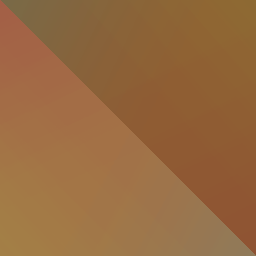
#> input picture src/main/resources/assets/mechanical/dashboard/colormap/dry_foliage.png, 256 x 256 px
$ python -i gen_tool_parts.py   (imports and definitions only)
#> lines starting #> are read from the running program, lines starting #| are printed output that depends on the picture
"""Dynamic tools look like their parts (docs/superpowers/specs/2026-11-26-dynamic-tools-design.md, "Utseende").
Run: python scripts/gen_tool_parts.py [--sheets <dir>]   (in the chain after gen_hold_displays, before gen_block_items)

Every dynamic tool's own 16x16 sprite (vanilla's from the client jar) is split into
- the head: everything that is not haft or binding;
- the haft: the wood palette (vanilla's stick browns, or the tool's own grip / handle colours in TOOLS), plus outline
  pixels that only touch haft (a hoe's dark haft edge);
- the binding zone: the sprite's own wrap pixels (the twine-coloured lashing of the stone tools, sickles, hammers), or
  where it has none, a 2-4 pixel wrap where the main haft enters the head (hand masks in TOOLS where that misreads).
One haft layer per rod and one zone layer per binding are recoloured from those pixels: each original shade, by its
luminance rank, takes the shade of the same rank in the part's ramp (taken from the part's own item texture), so the
drawn shading survives. items/<tool>.json becomes a minecraft:composite of head + select on custom_model_data string 0
(the rod's id path) + select on string 1 (the binding's), written by ToolParts.apply. Fallbacks are the original pixels
(asserted), so a tool never built at the Tool Station looks exactly as before. A sprite without a drawn wrap shows its
binding, the default one too, once the station names it; its fallback zone follows the rod (a select on the rod inside
the binding's fallback), so a bone rod never shows a stray wooden pixel at the head.
--sheets writes 8x sheets per tool (classification, every rod, every binding) to inspect.
"""
import json
import os
import sys
import zipfile
from pathlib import Path

from PIL import Image, ImageDraw

ROOT = Path(__file__).resolve().parent.parent
JAR = Path(os.environ.get("MECHANICAL_MC_JAR", ROOT / "build/moddev/artifacts/minecraft-patched-26.3.0.95-merged.jar"))
# [2 lines not run here, left out]
ASSETS = ROOT / "src/main/resources/assets"
ITEM_TEX = ASSETS / "mechanical/textures/item"
# [1 line that did not run here, left out]


def hexset(*cs):
    return {tuple(int(c[i:i + 2], 16) for i in (0, 2, 4)) for c in cs}


# the saws' ring handle: the binding is the joint where the blade's tang meets the ring
SAW = {"haft": hexset("493019", "90663a", "8b6237", "865e34", "7b552f", "76512c"), "zone_px": [(3, 10), (3, 11), (4, 11)]}
TONG_RINGS = [(4, 10), (6, 12)]  # the tongs' binding: a ring atop each leather grip
HOE_END = {"haft_px": [(2, 14), (3, 14)]}  # vanilla's hoe haft ends in two outline-coloured pixels
STICK = hexset("281e0b", "493615", "684e1e", "896727")
TWINE_WRAP = hexset("836f61", "9b8474", "a58c7c", "ac917f", "b79c89")
# the mod's leather (gen_bronzetools_textures.LEATHER): vanilla's leather item is orange hide, not a worn wrap
LEATHER = [(56, 32, 18), (84, 50, 28), (110, 70, 42), (140, 96, 60)]

# the Tool Rod is planed: redder and darker than the rough stick, with a light end-grain cap where it pokes through a head
PLANED, END_GRAIN = [(46, 28, 14), (78, 48, 22), (112, 72, 34), (146, 100, 48)], (184, 136, 76)

# part id path -> (tier, ramp source); a ramp is a list of colours dark to light
RODS = {"stick": (0, "minecraft:stick"), "tool_rod": (0, PLANED), "leather": (0, LEATHER),
        "bone_tool_rod": (1, "bone_tool_rod"), "copper_tool_rod": (1, "copper_tool_rod"),
        "bronze_tool_rod": (2, "bronze_tool_rod"), "iron_tool_rod": (3, "iron_tool_rod"), "steel_tool_rod": (4, "steel_tool_rod")}
BINDINGS = {"twine": 0, "cordage": 0, "hide_glue": 0, "leather": 0, "sinew": 0, "bronze_plate": 2, "iron_plate": 3,
            "steel_plate": 4, "iron_tool_rod": 3}  # part id path -> tier

# Binding colours (end line, shade, light, accent), set apart from the wood: every light is above the stick's lightest.
BIND = {"twine": [(96, 90, 78), (150, 144, 128), (225, 218, 196)],
        "cordage": [(96, 72, 44), (140, 108, 68), (206, 174, 122)],
        "leather": [(66, 34, 14), (112, 58, 26), (156, 86, 42), (228, 198, 142)],
        "sinew": [(126, 100, 56), (206, 180, 120), (248, 240, 212)],
        "hide_glue": [(108, 60, 12), (172, 106, 24), (226, 160, 48), (252, 214, 118)],
        "bronze_plate": [(72, 46, 16), (190, 140, 62), (242, 206, 126)],
        "iron_plate": [(46, 46, 52), (166, 168, 176), (226, 227, 231)],
        "steel_plate": [(28, 34, 44), (128, 144, 168), (202, 212, 226)],
        "iron_tool_rod": [(40, 40, 44), (148, 148, 154), (212, 212, 216)]}
WOOD = {"stick", "tool_rod", "leather"}

# (namespace, name, default binding, default rod, overrides) — the dynamic recipes of ToolStationRecipes.ALL.
# Overrides: haft = the haft colours instead of the stick's; wrap = extra wrap colours; haft_px / head_px / zone_px = hand mask
# pixels; wrap_size = length of a drawn-in wrap between its two end lines where the sprite has none; art_rod = the rod the sprite shows when it is
# not the default rod (a wooden haft drawn for an Iron Tool Rod, wooden sword grips drawn for Leather).
TOOLS = [
    ("mechanical", "crude_stone_pickaxe", "twine", "stick", {}),
    ("minecraft", "stone_pickaxe", "cordage", "tool_rod", {}),
    ("mechanical", "crude_stone_axe", "twine", "stick", {}),
    ("minecraft", "stone_axe", "cordage", "tool_rod", {}),
    ("mechanical", "flint_spear", "cordage", "tool_rod", {"spear": True}),
    ("mechanical", "tusk_dagger", "cordage", "leather", {"haft": hexset("5a3a22", "7c5434", "9a6b43"), "wrap": hexset("765636", "b5977d", "a68870")}),
    ("mechanical", "flint_sickle", "twine", "stick", {}),
    ("minecraft", "copper_pickaxe", "cordage", "tool_rod", {}),
    ("minecraft", "copper_axe", "cordage", "tool_rod", {}),
    ("minecraft", "copper_shovel", "cordage", "tool_rod", {}),
    ("minecraft", "copper_hoe", "cordage", "tool_rod", HOE_END),
    ("mechanical", "copper_knife", "twine", "stick", {"wrap_size": 2}),
    ("mechanical", "bronze_pickaxe", "cordage", "tool_rod", {}),
    ("mechanical", "bronze_axe", "cordage", "tool_rod", {}),
    ("mechanical", "bronze_shovel", "cordage", "tool_rod", {}),
    ("mechanical", "bronze_hoe", "cordage", "tool_rod", HOE_END),
    ("mechanical", "bronze_knife", "twine", "stick", {"wrap_size": 2}),
    ("mechanical", "bronze_saw", "twine", "stick", SAW),
    ("mechanical", "bronze_spear", "cordage", "tool_rod", {"spear": True}),
    ("mechanical", "bronze_sword", "cordage", "leather", {"haft": hexset("54321c", "6d4529", "8c603c", "382012"), "wrap_size": 2}),
    ("mechanical", "bronze_sickle", "twine", "stick", {}),
    ("mechanical", "bronze_tongs", "twine", "leather", {"haft": hexset("6c4529", "55321c"), "zone_px": TONG_RINGS}),
    ("mechanical", "bronze_chisel", "twine", "stick", {"haft": hexset("493019", "634323", "744f1e", "896136"), "wrap": hexset("ad8036")}),
    ("mechanical", "bronze_smithing_hammer", "cordage", "tool_rod", {}),
    ("mechanical", "bronze_quarry_hammer", "bronze_plate", "tool_rod", {}),
    ("mechanical", "bronze_ard", "bronze_plate", "tool_rod", {}),
    ("minecraft", "iron_pickaxe", "leather", "tool_rod", {}),
    ("minecraft", "iron_axe", "leather", "tool_rod", {}),
    ("minecraft", "iron_shovel", "leather", "tool_rod", {}),
    ("minecraft", "iron_hoe", "leather", "tool_rod", HOE_END),
    ("mechanical", "iron_knife", "leather", "stick", {"wrap_size": 2}),
    ("minecraft", "iron_sword", "cordage", "leather", {"wrap_size": 2, "art_rod": "stick"}),
    ("minecraft", "iron_spear", "cordage", "tool_rod", {"spear": True}),
    ("mechanical", "iron_smithing_hammer", "leather", "tool_rod", {}),
    ("mechanical", "steel_pickaxe", "iron_tool_rod", "tool_rod", {}),
    ("mechanical", "steel_axe", "iron_tool_rod", "tool_rod", {}),
    ("mechanical", "steel_shovel", "iron_tool_rod", "tool_rod", {}),
    ("mechanical", "steel_hoe", "iron_tool_rod", "tool_rod", HOE_END),
    ("mechanical", "steel_knife", "leather", "stick", {"wrap_size": 2}),
    ("mechanical", "steel_sword", "iron_tool_rod", "leather", {"wrap_size": 2, "art_rod": "stick"}),
    ("mechanical", "steel_spear", "iron_tool_rod", "tool_rod", {"spear": True}),
    ("mechanical", "steel_quarry_hammer", "steel_plate", "iron_tool_rod", {"haft_add": hexset("34200c"), "art_rod": "tool_rod"}),
    ("mechanical", "iron_saw", "leather", "stick", SAW),
    ("mechanical", "steel_saw", "leather", "stick", SAW),
    ("mechanical", "iron_sickle", "leather", "stick", {}),
    ("mechanical", "steel_sickle", "leather", "stick", {}),
    ("mechanical", "iron_chisel", "leather", "stick", {"haft": hexset("493019", "634323", "744f1e", "896136", "34200c"), "wrap": hexset("ad8036")}),
    ("mechanical", "steel_chisel", "leather", "stick", {"haft": hexset("493019", "634323", "744f1e", "896136", "34200c"), "wrap": hexset("ad8036")}),
    ("mechanical", "iron_tongs", "iron_tool_rod", "leather", {"haft": hexset("4c4e55", "393b41"), "zone_px": TONG_RINGS, "art_rod": "iron_tool_rod"}),
    ("mechanical", "iron_quarry_hammer", "iron_plate", "tool_rod", {"haft_add": hexset("34200c")}),
    ("mechanical", "steel_smithing_hammer", "iron_tool_rod", "tool_rod", {}),
]


def tier(name):
    return next((t for p, t in (("steel", 4), ("iron", 3), ("bronze", 2), ("copper", 1)) if name.startswith(p)), 0)


def lum(c):
    return 0.299 * c[0] + 0.587 * c[1] + 0.114 * c[2]


def texture(ref):
    if ref.startswith("minecraft:"):
        return Image.open(jar.open(f"assets/minecraft/textures/item/{ref[10:]}.png")).convert("RGBA")
    return Image.open(ITEM_TEX / f"{ref}.png").convert("RGBA")


def ramp(src):
    """The part's shades dark to light: its item texture's colours, or 5 luminance quantiles of a busy texture."""
    if isinstance(src, list):
        return src
    im = texture(src)
    px = [im.getpixel((x, y))[:3] for y in range(im.height) for x in range(im.width) if im.getpixel((x, y))[3] > 0]
    uniq = sorted(set(px), key=lum)
    if len(uniq) <= 6:
        return uniq
    px.sort(key=lum)
    return [px[int(q * (len(px) - 1))] for q in (0.03, 0.25, 0.5, 0.75, 0.97)]


# [49 lines left out: functions recolour, recolour_smooth, split, not called in this run]


def nb8(p, within):
    return [(p[0] + dx, p[1] + dy) for dx in (-1, 0, 1) for dy in (-1, 0, 1) if (dx or dy) and (p[0] + dx, p[1] + dy) in within]


# [81 lines left out: functions groups, junction, paint_wrap, layer, rod_layer, not called in this run]


def write_png(path, im):
    path.parent.mkdir(parents=True, exist_ok=True)
    im.save(path)


def write_json(path, data):
    path.parent.mkdir(parents=True, exist_ok=True)
    path.write_text(json.dumps(data, indent=2) + "\n", encoding="utf-8")


# [5 lines left out: function template_model, not called in this run]


def ref(path):
    return {"type": "minecraft:model", "model": f"mechanical:item/tool_parts/{path}"}


# [113 lines left out: functions select, build, sheet, walk, not called in this run]


BIND_DEFAULT = {n: b for _, n, b, *_ in TOOLS}


# ---- bows and fishing rods (spec addendum): no head on a haft, so zones by the sprite's own colours instead of split()
# A bow is string + grip + stave (custom_model_data strings 2, 1, 0), a fishing rod hook (fixed) + line + rod (strings 1, 0).
# Every frame (pulling, cast) gets its own layers; the arrow and the hook are never recoloured.
POLE = hexset("2a1e10", "2f2216", "3e2f1f", "5a4630", "7d6038", "a3834f")  # the bows' and rods' drawn wood
LINE = hexset("826655", "634e42", "534237", "a08470")  # the crude bow's string, the fishing line and the line wound on the reel
LINE_RAMP = {"cordage": BIND["cordage"], "sinew": BIND["sinew"], "string": [(150, 152, 156), (206, 208, 212), (246, 246, 248)]}
# a taut bowstring has no dark edge (a lone shade takes the light, two shade and light): cordage and sinew as the Crude Bow and the Yew
# Longbow draw them, twine a duller flax, spider silk near white
BOWSTRING = {"cordage": [(99, 78, 66), (130, 102, 85)], "sinew": [(190, 160, 104), (226, 196, 150)],
             "twine": [(150, 144, 128), (186, 178, 154)], "string": [(206, 208, 212), (246, 246, 248)]}
STAVE_RAMP = {"stick": "minecraft:stick", "bamboo": "minecraft:bamboo"}
BOW_FRAMES = ["", "_pulling_0", "_pulling_1", "_pulling_2"]
ROD_FRAMES = ["", "_cast"]
CROSSBOW_FRAMES = ["", "_pulling_0", "_pulling_1", "_pulling_2", "_arrow", "_firework"]  # model names; the first one's texture is *_standby
# crossbows (docs/superpowers/specs/2026-11-26-crossbows-design.md): the stock and string recoloured, the prod, stirrup, windlass and the
# loaded bolt or rocket never. Vanilla draws the string grey, so the Tool Station's Sinew gets a layer of its own ("drawn" is the sprite's).
CROSSBOW_WOOD = hexset("4d2e11", "2a1a09", "6d4218", "90581f", "b5732f", "3b240d", "1f1206", "482b10", "36200b")
CROSSBOW_GREY = hexset("444444", "6d6d6d", "969696", "979797")


# [15 lines left out: functions rod_zones, crossbow_zones, not called in this run]


def crude_bow_zones(x, y, c):
    return "string" if c in hexset("826655", "634e42") else "grip" if c in hexset("765636", "b5977d") else "rod" if c in POLE else "fixed"


def yew_zones(x, y, c):
    return "string" if c in hexset("e2c496") else "grip" if c in hexset("604228", "967046") else "fixed"


# name, frames, zone(x, y, colour) -> layer, the parts per slot (rod, binding[, string]) with the default first (its layer is the sprite's own)
RANGED = [
    ("crude_bow", BOW_FRAMES, crude_bow_zones, [["tool_rod", "stick"], ["twine", "cordage", "leather", "sinew"], ["cordage", "twine", "string", "sinew"]]),
    ("yew_longbow", BOW_FRAMES, yew_zones, [["yew_stave"], ["leather", "twine", "cordage", "sinew"], ["sinew", "twine", "cordage", "string"]]),
] + [(n, ROD_FRAMES, rod_zones, [["tool_rod", "stick", "bamboo"], ["twine", "cordage", "string", "sinew"]])
     for n in ("crude_fishing_rod", "bone_hook_fishing_rod", "bronze_hook_fishing_rod", "iron_hook_fishing_rod")] + [
    (n, CROSSBOW_FRAMES, crossbow_zones, [["tool_rod", "stick", "bone_tool_rod", "copper_tool_rod", "bronze_tool_rod", "iron_tool_rod"] + extra,
                                          ["drawn", "sinew", "twine", "cordage", "string"]])
    for n, extra in (("minecraft:crossbow", []), ("steel_crossbow", ["steel_tool_rod"]))]
SLOT_LAYER = ["rod", "grip", "string"]  # custom_model_data string index -> zone (a fishing rod's line is its "grip" slot)


# [96 lines left out: functions part_ramp, build_ranged, main, not called in this run]


# [2 lines not run here, left out]

>>> import cv2
>>> picture = cv2.imread('../src/main/resources/assets/mechanical/dashboard/colormap/dry_foliage.png', cv2.IMREAD_GRAYSCALE)
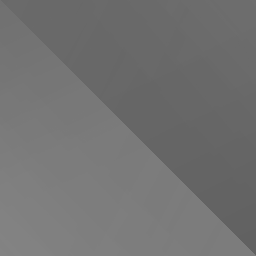
#> picture: shape (256, 256); min 97, max 131, mean 113.5
#> (the run stopped early here; a loop or call above may not have finished)
